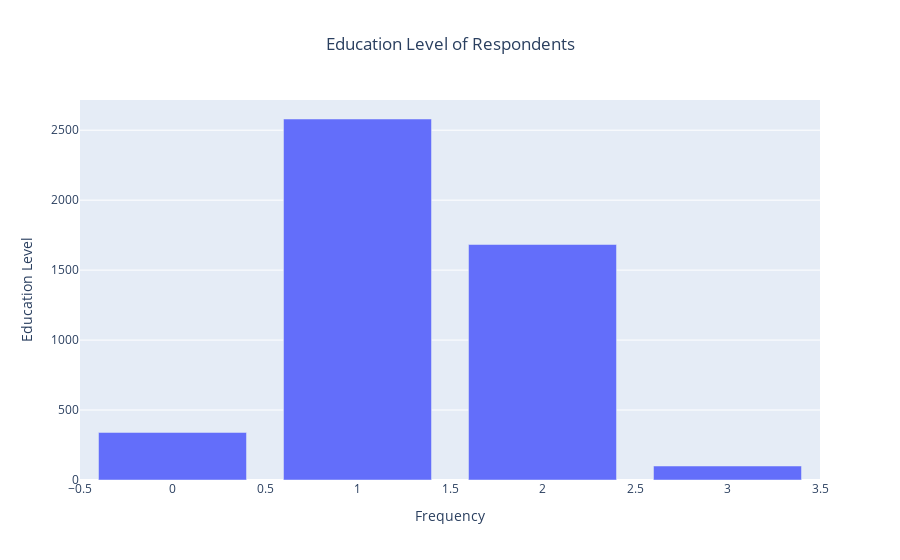

The code cell stored with this chart in its notebook:
### Code cell
import plotly.express as px
edu_counts= eduF['deg'].value_counts()
fig = px.bar(
    edu_counts, 
    title="Education Level of Respondents",
    orientation="v"
    #rotation=90
)
fig.update_layout(
    xaxis_title = "Frequency",
    yaxis_title = "Education Level",
    title_x = 0.5,
    showlegend = False
)
fig.show()

### Figure 1 — Plotly figure (JSON) as saved in the notebook; plotly's stock layout.template omitted (floating-point values rounded to 4 significant figures)
{"data": [{"alignmentgroup": "True", "hovertemplate": "variable=deg<br>index=%{x}<br>value=%{y}<extra></extra>", "legendgroup": "deg", "marker": {"color": "#636efa", "pattern": {"shape": ""}}, "name": "deg", "offsetgroup": "deg", "orientation": "v", "showlegend": true, "textposition": "auto", "type": "bar", "x": [1, 2, 0, 3], "xaxis": "x", "y": [2580, 1683, 340, 100], "yaxis": "y"}], "layout": {"barmode": "relative", "legend": {"title": {"text": "variable"}, "tracegroupgap": 0}, "showlegend": false, "title": {"text": "Education Level of Respondents", "x": 0.5}, "xaxis": {"anchor": "y", "domain": [0, 1], "title": {"text": "Frequency"}}, "yaxis": {"anchor": "x", "domain": [0, 1], "title": {"text": "Education Level"}}}}
